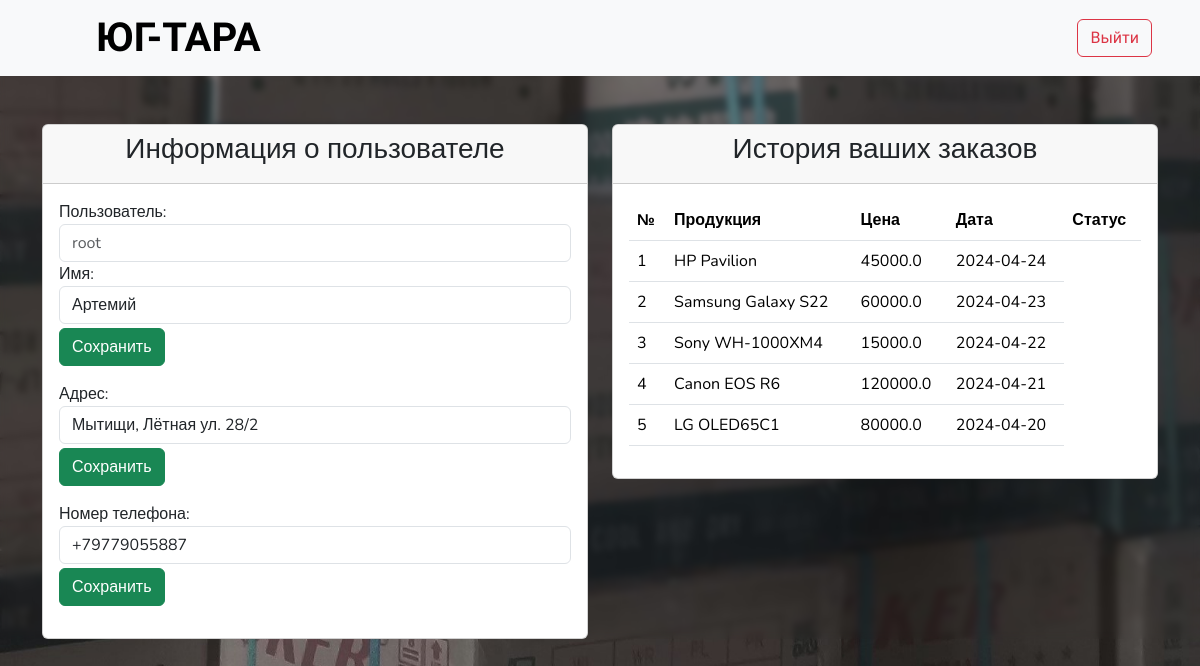
The page /dashboard (signed in) on the database its author committed.
### main.py (models this page shows, shortened)
class User(db.Model):
    id = db.Column(db.Integer, primary_key=True)
    username = db.Column(db.String(50), unique=True, nullable=False)
    password_hash = db.Column(db.String(100), nullable=False)

class User_Information(db.Model):
    id = db.Column(db.Integer, primary_key=True)
    user_id = db.Column(db.Integer, db.ForeignKey('user.id'), nullable=False)
    name = db.Column(db.String(15))
    phone = db.Column(db.Text(30))
    address = db.Column(db.String(45))

class Purchase(db.Model):
    id = db.Column(db.Integer, primary_key=True)
    user_id = db.Column(db.Integer, db.ForeignKey('user.id'), nullable=False)
    product_name = db.Column(db.String(100), nullable=False)
    price = db.Column(db.Float, nullable=False)
    order_date = db.Column(db.Date)

### main.py (the view, shortened to what this page needs)
@app.route('/dashboard', methods=['GET', 'POST'])
@login_required
def dashboard():
    user_info = User_Information.query.filter_by(user_id=current_user.id).first()
    user_orders = Purchase.query.filter_by(user_id=current_user.id).all()
    return render_template('user_panel.html', user_info=user_info, user_orders=user_orders,
                           title='Личный кабинет')

### main.py (called while the page is built)
@login_manager.user_loader
def load_user(user_id):
    return db.session.get(User, int(user_id))

### templates/user_panel.html (shortened to what this page needs)
{% extends 'base_template.html' %}
{% block imports %}
{%- block common_imports %}
<link href="https://cdn.jsdelivr.net/npm/bootstrap@5.3.2/dist/css/bootstrap.min.css" rel="stylesheet">
{%- endblock %}
{%- block user_imports %}
    <link href="{{ url_for('static', filename='css/index_stylesheet.css') }}" rel="stylesheet">
{%- endblock %}
{% endblock %}
{% block content %}
{% block navigation %}
<nav class="navbar navbar-light bg-light px-5">
    <a href="{{ url_for('index') }}" class="d-flex align-items-center ms-5 link-body-emphasis text-decoration-none ">
        <p class="montserrat-alternates-extrabold fs-1 m-0 me-5">ЮГ-ТАРА</p>
    </a>
    <form class="form-inline my-2 my-lg-0 montserrat-alternates-extrabold">
        <a href="{{ url_for('logout') }}">
            <button class="btn btn-outline-danger my-2 my-sm-0" type="button">Выйти</button>
        </a>
    </form>
</nav>
{% endblock %}
{% block user_info %}
<div class="custom-container container mt-5">
    <div class="row">
        <div class="col-md-6 col-12">
            <div class="card">
                <div class="card-header">
                    <h3 class="text-center">Информация о пользователе</h3>
                </div>
                <div class="card-body">
                    <form method="post" action="{{ url_for('dashboard') }}">
                        <div class="form-group">
                            <label for="username">Пользователь:</label>
                            <input type="text" class="form-control" id="username" placeholder="{{ current_user.username }}" readonly>
                        </div>
                        <div class="form-group">
                            <label for="name">Имя:</label>
                            <input type="text" class="form-control" id="name" name="name" placeholder="Введите ваше имя" value="{{ user_info.name if user_info else '' }}" {% if not user_info %} readonly {% endif %}>
                            <button type="submit" class="btn btn-success mt-1 mb-3" {% if not user_info %}  {% endif %}>Сохранить</button>
                        </div>
                        <div class="form-group">
                            <label for="address">Адрес:</label>
                            <input type="text" class="form-control" id="address" name="address" placeholder="Введите ваш адрес" value="{{ user_info.address if user_info else '' }}" {% if not user_info %} readonly {% endif %}>
                            <button type="submit" class="btn btn-success mt-1 mb-3" {% if not user_info %}  {% endif %}>Сохранить</button>
                        </div>
                        <div class="form-group">
                            <label for="phone">Номер телефона:</label>
                            <input type="tel" class="form-control" id="phone" name="phone" placeholder="Введите номер телефона" value="{{ user_info.phone if user_info else '' }}" {% if not user_info %} readonly {% endif %}>
                            <button type="submit" class="btn btn-success mt-1 mb-3" {% if not user_info %}  {% endif %}>Сохранить</button>
                        </div>
                    </form>
                </div>
            </div>
        </div>
        {% endblock %}
        {% block order_history %}
        <div class="custom-container container col-md-6 col-12">
            <div class="card">
                <div class="card-header">
                    <h3 class="text-center">История ваших заказов</h3>
                </div>
                <div class="card-body">
                    <table class="table px-6">
                        <thead>
                            <tr>
                                <th>№</th>
                                <th>Продукция</th>
                                <th>Цена</th>
                                <th>Дата</th>
                                <th>Статус</th>
                            </tr>
                        </thead>
                        <tbody>
                            {% for order in user_orders %}
                            <tr>
                                <td class="fs-6">{{ order.id }}</td>
                                <td class="fs-6">{{ order.product_name }}</td>
                                <td class="fs-6">{{ order.price }}</td>
                                <td class="fs-6">{{ order.order_date }}</td>
                            </tr>
                            {% endfor %}
                        </tbody>
                    </table>
                </div>
            </div>
        </div>
        {% endblock %}
    </div>
</div>
{% endblock %}

### templates/base_template.html (shortened to what this page needs)
<!DOCTYPE html>
<html>
<head>
{% block imports %}{% endblock %}
</head>
<body>
	{%- block content -%}
	{%- endblock -%}
</body>
</html>

### static/css/index_stylesheet.css (style rules this page uses)
body { font-family: 'Nunito', sans-serif; background-image: url("/static/images/container/background.jpg"); background-size: cover; background-repeat: no-repeat; background-position: center center; background-attachment: fixed; backdrop-filter: blur(3px); }
.montserrat-alternates-extrabold { font-family: "Montserrat Alternates", sans-serif; font-weight: 800; font-style: normal; }

### rows shown on the page
User: username "root"
User_Information: name "Артемий", address "Мытищи, Лётная ул. 28/2", phone "+79779055887"
Purchase: id "1", product_name "HP Pavilion", price "45000.0", order_date "2024-04-24"
Purchase: id "2", product_name "Samsung Galaxy S22", price "60000.0", order_date "2024-04-23"
Purchase: id "3", product_name "Sony WH-1000XM4", price "15000.0", order_date "2024-04-22"
Purchase: id "4", product_name "Canon EOS R6", price "120000.0", order_date "2024-04-21"
Purchase: id "5", product_name "LG OLED65C1", price "80000.0", order_date "2024-04-20"
